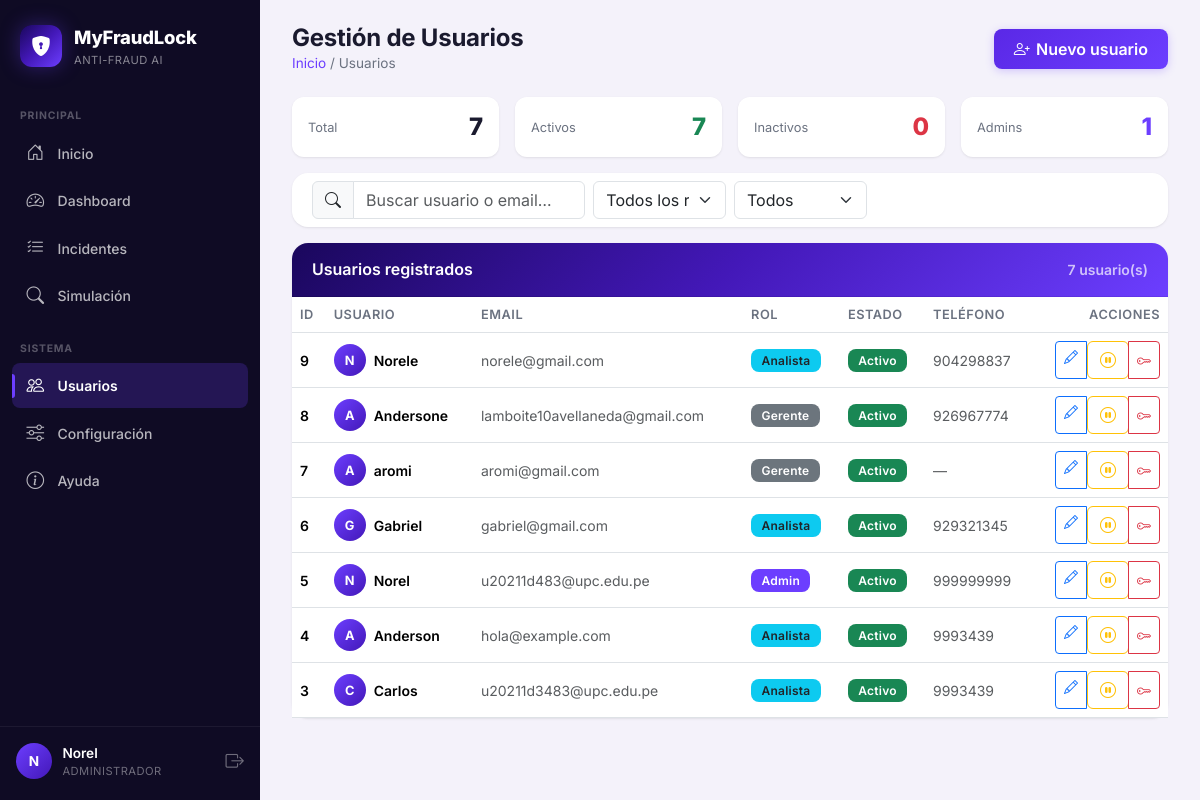
/api/usuarios-panel/ (signed in), run on an earlier commit of the app's database.
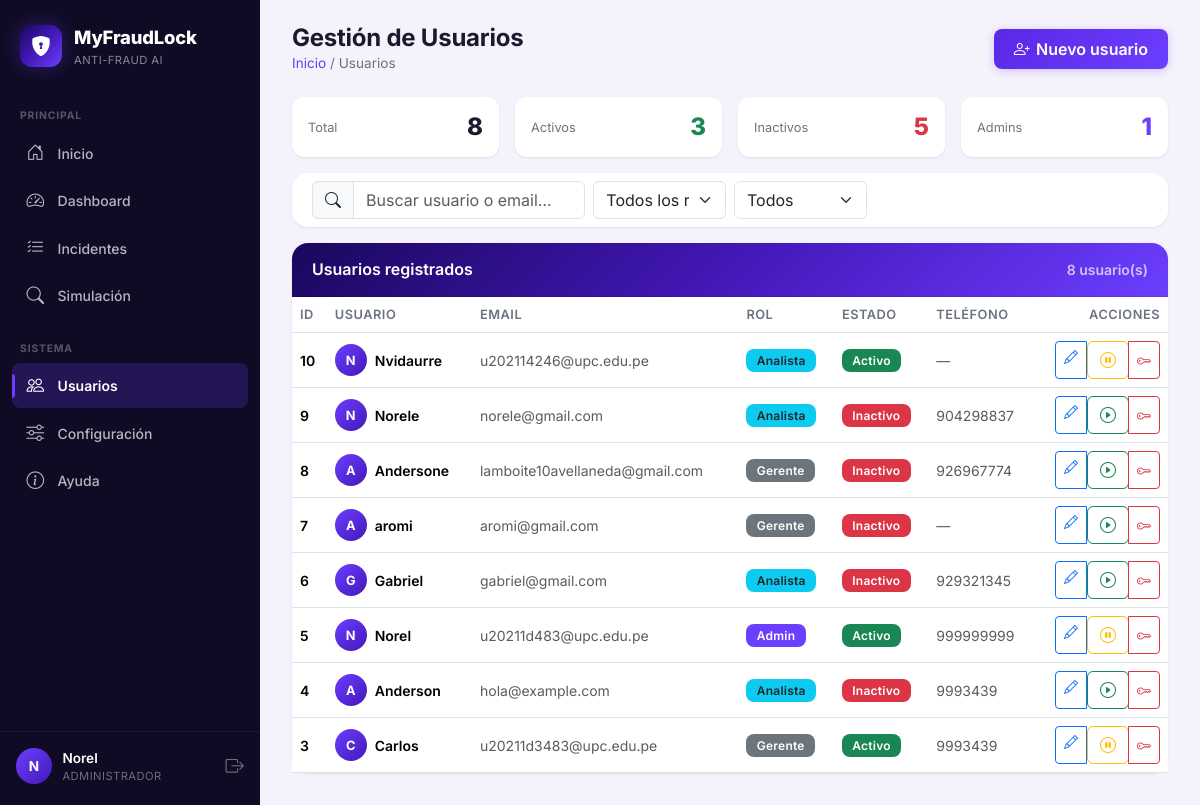
And on a later commit of the database.
### api/models.py (models this page shows, shortened)
class Usuario(models.Model):
    class Roles(models.TextChoices):
        ADMIN = 'ADMIN', 'Administrador'
        ANALISTA = 'ANALISTA', 'Analista de Fraude'
        GERENTE = 'GERENTE', 'Gerente (solo lectura)'
    id_usuario = models.AutoField(primary_key=True)
    username = models.CharField(max_length=100, unique=True)
    email = models.EmailField(unique=True)
    password = models.CharField(max_length=128)  # almacena hash
    telefono = models.CharField(max_length=15, null=True, blank=True)
    activo = models.BooleanField(default=True)
    rol = models.CharField(
        max_length=15,
        choices=Roles.choices,
        default=Roles.ANALISTA,
        db_index=True,
    )

### api/views.py (the view)
# urls.py: path('usuarios-panel/', usuarios_list_view, name='usuarios_list'),
@usuario_login_required
@require_roles()
def usuarios_list_view(request):
    usuarios = Usuario.objects.all().order_by('-id_usuario')
    ctx = {
        "usuarios": usuarios,
        "activos": usuarios.filter(activo=True).count(),
        "inactivos": usuarios.filter(activo=False).count(),
        "admins": usuarios.filter(rol="ADMIN").count(),
    }
    return render(request, "api/usuarios.html", ctx)

### api/context_processors.py (called while the page is built)
def current_usuario(request):
    uid = request.session.get('usuario_id')
    usuario = None
    if uid:
        try:
            usuario = Usuario.objects.get(pk=uid, activo=True)
        except Usuario.DoesNotExist:
            pass
    return {"current_usuario": usuario}

### templates/api/usuarios.html (shortened to what the changed rows need)
{% extends "api/base.html" %}
{% block content %}
<div class="page-head animate-in">
    <div>
        <h1>Gestión de Usuarios</h1>
    </div>
</div>
<div class="row g-3 mb-3 animate-in delay-1">
    <div class="col-6 col-md-3">
        <div class="stat-mini">
            <span class="stat-mini-label">Total</span>
            <span class="stat-mini-value">{{ usuarios|length }}</span>
        </div>
    </div>
    <div class="col-6 col-md-3">
        <div class="stat-mini">
            <span class="stat-mini-label">Activos</span>
            <span class="stat-mini-value text-success">{{ activos }}</span>
        </div>
    </div>
    <div class="col-6 col-md-3">
        <div class="stat-mini">
            <span class="stat-mini-label">Inactivos</span>
            <span class="stat-mini-value text-danger">{{ inactivos }}</span>
        </div>
    </div>
</div>
<div class="card animate-in delay-2">
    <div class="card-header card-brand-header d-flex justify-content-between align-items-center">
        <h6 class="mb-0">Usuarios registrados</h6>
        <small id="countLabel" style="opacity:.7">{{ usuarios|length }} usuario(s)</small>
    </div>
    <div class="card-body p-0">
        <div class="table-responsive">
            <table class="table table-hover align-middle mb-0" id="usersTable">
                <thead>
                <tr>
                    <th>ID</th>
                    <th>Usuario</th>
                    <th>Email</th>
                    <th>Rol</th>
                    <th>Estado</th>
                    <th>Teléfono</th>
                    <th class="text-end">Acciones</th>
                </tr>
                </thead>
                <tbody>
                {% for u in usuarios %}
                    <tr data-username="{{ u.username|lower }}"
                        data-email="{{ u.email|lower }}"
                        data-rol="{{ u.rol }}"
                        data-activo="{% if u.activo %}activo{% else %}inactivo{% endif %}">
                        <td class="fw-semibold">{{ u.id_usuario }}</td>
                        <td>
                            <div class="d-flex align-items-center gap-2">
                                <div class="usr-avatar">{{ u.username|make_list|first|upper }}</div>
                                <span class="fw-semibold">{{ u.username }}</span>
                            </div>
                        </td>
                        <td class="text-muted">{{ u.email }}</td>
                        <td>
                            {% if u.rol == 'ADMIN' %}
                                <span class="badge" style="background:var(--brand-500);color:#fff">Admin</span>
                            {% elif u.rol == 'ANALISTA' %}
                                <span class="badge bg-info text-dark">Analista</span>
                            {% else %}
                                <span class="badge bg-secondary">Gerente</span>
                            {% endif %}
                        </td>
                        <td>
                            {% if u.activo %}
                                <span class="badge bg-success">Activo</span>
                            {% else %}
                                <span class="badge bg-danger">Inactivo</span>
                            {% endif %}
                        </td>
                        <td class="text-muted">{{ u.telefono|default:"—" }}</td>
                        <td class="text-end">
                            <div class="btn-group btn-group-sm">
                                <a href="{% url 'usuario_edit' u.id_usuario %}" class="btn btn-outline-primary" title="Editar">
                                    <i class="bi bi-pencil"></i>
                                </a>
                                <form method="post" action="{% url 'usuario_toggle' u.id_usuario %}" class="d-inline">
                                    <button type="submit" class="btn btn-outline-{{ u.activo|yesno:'warning,success' }}" title="{{ u.activo|yesno:'Desactivar,Activar' }}">
                                        <i class="bi bi-{{ u.activo|yesno:'pause-circle,play-circle' }}"></i>
                                    </button>
                                </form>
                                <button type="button" class="btn btn-outline-danger" title="Resetear contraseña"
                                        data-bs-toggle="modal" data-bs-target="#resetModal"
                                        data-uid="{{ u.id_usuario }}" data-uname="{{ u.username }}">
                                    <i class="bi bi-key"></i>
                                </button>
                            </div>
                        </td>
                    </tr>
                {% empty %}
                    <tr><td colspan="7" class="text-center text-muted py-4">No hay usuarios.</td></tr>
                {% endfor %}
                </tbody>
            </table>
        </div>
    </div>
</div>
{% endblock %}

### templates/api/base.html (shortened to what this page needs)
<!DOCTYPE html>
<html lang="es" data-theme="dark">
<head>
    <link href="https://cdn.jsdelivr.net/npm/bootstrap@5.3.3/dist/css/bootstrap.min.css" rel="stylesheet">
    <link href="https://cdn.jsdelivr.net/npm/bootstrap-icons@1.11.3/font/bootstrap-icons.css" rel="stylesheet">
</head>
<body>
<nav class="sidebar" id="sidebar">
    <a class="sidebar-brand" href="{% url 'inicio' %}">
        <span class="sidebar-brand-icon">
            <i class="bi bi-shield-lock-fill"></i>
        </span>
        <span class="sidebar-brand-text">
            MyFraudLock
            <small>Anti-Fraud AI</small>
        </span>
    </a>
    <div class="sidebar-section">
        <div class="sidebar-section-title">Principal</div>
        <a class="sidebar-link" href="{% url 'inicio' %}" data-nav>
            <i class="bi bi-house-door"></i> Inicio
        </a>
        {% if current_usuario %}
            {% if current_usuario.rol == 'GERENTE' or current_usuario.rol == 'ADMIN' %}
                <a class="sidebar-link" href="{% url 'dashboard' %}" data-nav>
                    <i class="bi bi-speedometer2"></i> Dashboard
                </a>
            {% endif %}
            {% if current_usuario.rol == 'ANALISTA' or current_usuario.rol == 'ADMIN' %}
                <a class="sidebar-link" href="{% url 'incidentes_listado' %}" data-nav>
                    <i class="bi bi-list-check"></i> Incidentes
                </a>
            {% endif %}
            <a class="sidebar-link" href="{% url 'simulacion_front' %}" data-nav>
                <i class="bi bi-search"></i> Simulación
            </a>
        {% endif %}
    </div>
    {% if current_usuario %}
    <div class="sidebar-section">
        <div class="sidebar-section-title">Sistema</div>
        {% if current_usuario.rol == 'ADMIN' %}
            <a class="sidebar-link" href="{% url 'usuarios_list' %}" data-nav>
                <i class="bi bi-people"></i> Usuarios
            </a>
        {% endif %}
        {% if current_usuario.rol == 'GERENTE' or current_usuario.rol == 'ADMIN' %}
            <a class="sidebar-link" href="{% url 'configuracion_front' %}" data-nav>
                <i class="bi bi-sliders"></i> Configuración
            </a>
        {% endif %}
        <a class="sidebar-link" href="{% url 'ayuda' %}" data-nav>
            <i class="bi bi-info-circle"></i> Ayuda
        </a>
    </div>
    {% endif %}
    <div class="sidebar-spacer"></div>
    {% if current_usuario %}
    <div class="sidebar-user">
        <div class="sidebar-avatar">
            {{ current_usuario.username|make_list|first|upper }}
        </div>
        <div class="sidebar-user-info">
            <div class="sidebar-user-name">{{ current_usuario.username }}</div>
            <div class="sidebar-user-role">{{ current_usuario.get_rol_display }}</div>
        </div>
        <a href="{% url 'logout' %}" class="sidebar-logout" title="Cerrar sesión">
            <i class="bi bi-box-arrow-right"></i>
        </a>
    </div>
    {% else %}
    <div class="sidebar-user">
        <a href="{% url 'login' %}" class="sidebar-link" style="margin:0; flex:1;">
            <i class="bi bi-box-arrow-in-right"></i> Iniciar sesión
        </a>
    </div>
    {% endif %}
</nav>
<main class="main-content">
    {% block content %}{% endblock %}
</main>
</body>
</html>

What changed in the data, as far as the page shows it:
added Usuario: id_usuario "10", username|make_list "N", username "Nvidaurre", email "u202114246@upc.edu.pe", rol "Analista", activo "Activo", telefono "—"
changed Usuario "Norele": activo "Activo" → "Inactivo"
changed Usuario "Andersone": activo "Activo" → "Inactivo"
changed Usuario "aromi": activo "Activo" → "Inactivo"
changed Usuario "Gabriel": activo "Activo" → "Inactivo"
changed Usuario "Anderson": activo "Activo" → "Inactivo"
changed Usuario "Carlos": rol "Analista" → "Gerente"
Also different on the page:
{{ usuarios|length }}: "7" → "8"
{{ activos }}: "7" → "3"
{{ inactivos }}: "0" → "5"
